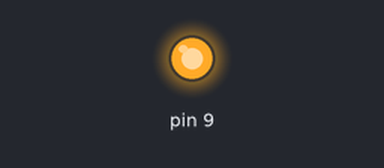
Simulated run of this sketch. Board: Arduino Uno, built with avr-gcc and run on an emulated ATmega328P. On the bench: output pins drawn as LEDs (lit = HIGH).

Above: at 0.1 s.
Timing chart, 0 to 1.6 s (numbered marks = the images above):
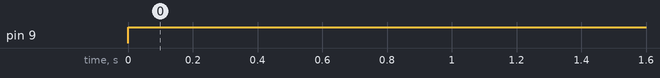

The sketch:

fuck-machine.ino
```cpp
void setup() {
  // put your setup code here, to run once:
  pinMode(9, OUTPUT);
}

void loop() {
  // put your main code here, to run repeatedly:
    digitalWrite(9, HIGH);
    delay(300000);
    digitalWrite(9, LOW); // отключено
    delay(90000);
}
```

Measured:
- by itself, pin 9: LOW → HIGH at 0.00 s
